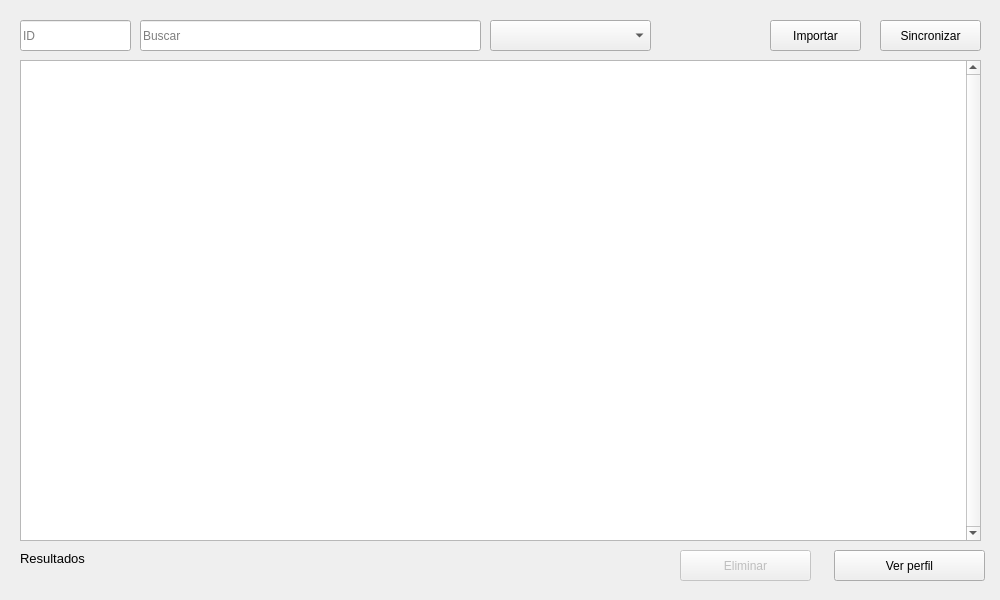
<?xml version="1.0" encoding="UTF-8"?>
<ui version="4.0">
 <class>MainWindow</class>
 <widget class="QMainWindow" name="MainWindow">
  <property name="windowModality">
   <enum>Qt::WindowModal</enum>
  </property>
  <property name="geometry">
   <rect>
    <x>0</x>
    <y>0</y>
    <width>1000</width>
    <height>600</height>
   </rect>
  </property>
  <property name="focusPolicy">
   <enum>Qt::ClickFocus</enum>
  </property>
  <property name="windowTitle">
   <string>MainWindow</string>
  </property>
  <widget class="QWidget" name="centralwidget">
   <property name="sizePolicy">
    <sizepolicy hsizetype="Expanding" vsizetype="Expanding">
     <horstretch>0</horstretch>
     <verstretch>0</verstretch>
    </sizepolicy>
   </property>
   <widget class="QLineEdit" name="idSearchLineEdit">
    <property name="geometry">
     <rect>
      <x>20</x>
      <y>20</y>
      <width>111</width>
      <height>31</height>
     </rect>
    </property>
    <property name="placeholderText">
     <string>ID</string>
    </property>
   </widget>
   <widget class="QLineEdit" name="advancedSearchLineEdit">
    <property name="geometry">
     <rect>
      <x>140</x>
      <y>20</y>
      <width>341</width>
      <height>31</height>
     </rect>
    </property>
    <property name="placeholderText">
     <string>Buscar</string>
    </property>
   </widget>
   <widget class="QPushButton" name="syncPushButton">
    <property name="geometry">
     <rect>
      <x>880</x>
      <y>20</y>
      <width>101</width>
      <height>31</height>
     </rect>
    </property>
    <property name="text">
     <string>Sincronizar</string>
    </property>
   </widget>
   <widget class="QTableView" name="profilesTableView">
    <property name="geometry">
     <rect>
      <x>20</x>
      <y>60</y>
      <width>961</width>
      <height>481</height>
     </rect>
    </property>
    <property name="verticalScrollBarPolicy">
     <enum>Qt::ScrollBarAlwaysOn</enum>
    </property>
    <property name="horizontalScrollBarPolicy">
     <enum>Qt::ScrollBarAlwaysOff</enum>
    </property>
    <property name="sizeAdjustPolicy">
     <enum>QAbstractScrollArea::AdjustToContents</enum>
    </property>
    <property name="autoScroll">
     <bool>false</bool>
    </property>
    <property name="alternatingRowColors">
     <bool>false</bool>
    </property>
    <property name="selectionMode">
     <enum>QAbstractItemView::SingleSelection</enum>
    </property>
    <property name="selectionBehavior">
     <enum>QAbstractItemView::SelectRows</enum>
    </property>
    <property name="verticalScrollMode">
     <enum>QAbstractItemView::ScrollPerItem</enum>
    </property>
    <property name="showGrid">
     <bool>true</bool>
    </property>
    <property name="cornerButtonEnabled">
     <bool>true</bool>
    </property>
    <attribute name="verticalHeaderVisible">
     <bool>false</bool>
    </attribute>
   </widget>
   <widget class="QPushButton" name="importProfilePushButton">
    <property name="geometry">
     <rect>
      <x>770</x>
      <y>20</y>
      <width>91</width>
      <height>31</height>
     </rect>
    </property>
    <property name="text">
     <string>Importar</string>
    </property>
   </widget>
   <widget class="QPushButton" name="deleteProfilePushButton">
    <property name="enabled">
     <bool>false</bool>
    </property>
    <property name="geometry">
     <rect>
      <x>680</x>
      <y>550</y>
      <width>131</width>
      <height>31</height>
     </rect>
    </property>
    <property name="text">
     <string>Eliminar</string>
    </property>
    <property name="flat">
     <bool>false</bool>
    </property>
   </widget>
   <widget class="QPushButton" name="seeProfilePushButton">
    <property name="geometry">
     <rect>
      <x>834</x>
      <y>550</y>
      <width>151</width>
      <height>31</height>
     </rect>
    </property>
    <property name="text">
     <string>Ver perfil</string>
    </property>
   </widget>
   <widget class="QComboBox" name="searchItemComboBox">
    <property name="geometry">
     <rect>
      <x>490</x>
      <y>20</y>
      <width>161</width>
      <height>31</height>
     </rect>
    </property>
    <property name="editable">
     <bool>false</bool>
    </property>
    <property name="placeholderText">
     <string>Filtrar por columna</string>
    </property>
   </widget>
   <widget class="QLabel" name="resultsLabel">
    <property name="geometry">
     <rect>
      <x>20</x>
      <y>550</y>
      <width>381</width>
      <height>16</height>
     </rect>
    </property>
    <property name="font">
     <font>
      <pointsize>10</pointsize>
     </font>
    </property>
    <property name="text">
     <string>Resultados</string>
    </property>
   </widget>
  </widget>
 </widget>
 <resources/>
 <connections/>
</ui>
